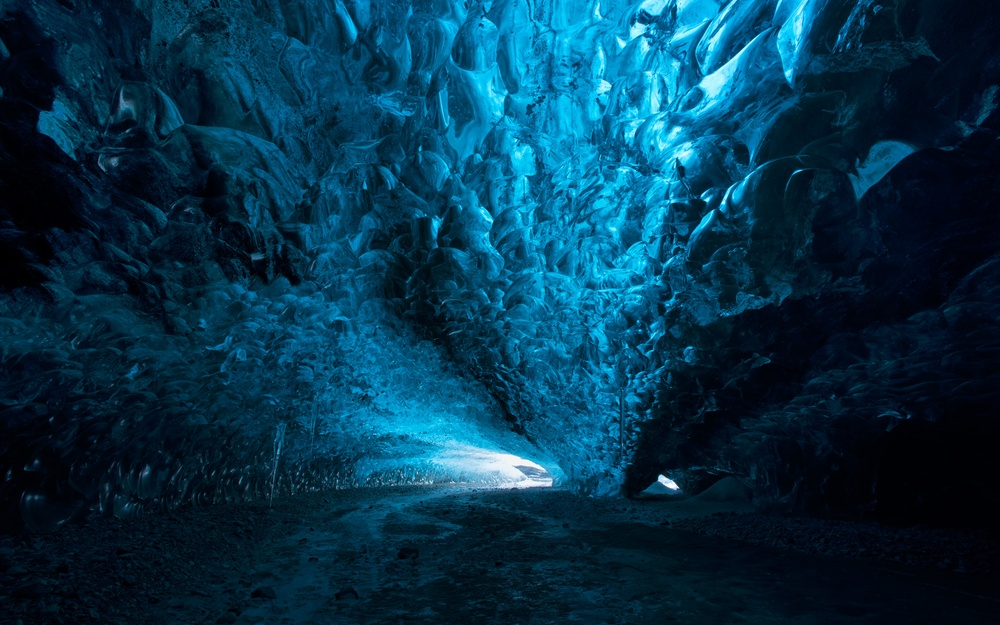
#> input picture image.jpg, 1000 x 625 px, shrunk from 1920 x 1200 before the run
$ python main.py
#> lines starting #> are read from the running program, lines starting #| are printed output that depends on the picture; long printed decimals are rounded
import pandas as pd
import numpy as np
import cv2
import matplotlib.pyplot as plt

# Загрузка изображения с помощью OpenCV (cv2)
image_path = 'image.jpg'
image = cv2.imread(image_path)
#> image is the input picture: shape (625, 1000, 3); mean B, G, R 74.5, 51, 4.9

# Преобразование изображения в оттенки серого с помощью OpenCV (cv2)
gray_image = cv2.cvtColor(image, cv2.COLOR_BGR2GRAY)
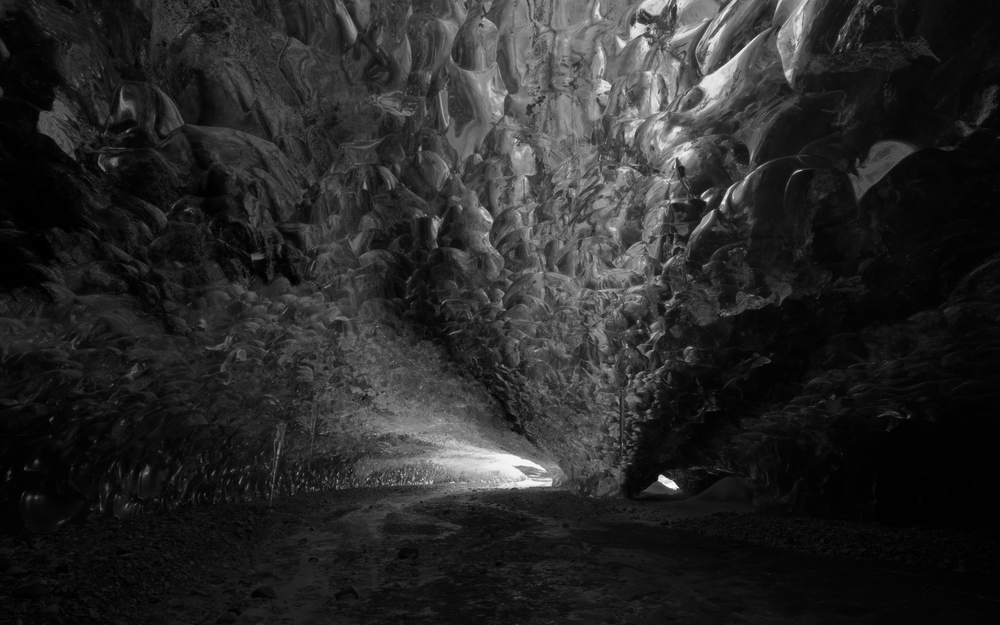
#> gray_image: shape (625, 1000); min 0, max 254, mean 39.9

# Оценка освещения и контрастности
brightness = np.mean(gray_image) # Оценка освещения
#> brightness = 39.89
contrast = (np.max(gray_image) - np.min(gray_image) / 255.0 ) # Оценка контрастности
#> contrast = 254


# Создание DataFrame с оценками
metrics = ['Brightness', 'Contrast']
values = [brightness, contrast]
#> values = [39.89, 254]
data = {'Metric': metrics, 'Value': values}
#> data = {'Metric': ['Brightness', 'Contrast'], 'Value': [39.89, 254]}
df = pd.DataFrame(data)
#> df = table of 2 rows and 2 columns

# Вывод DataFrame
print(df.to_string(index=False))
#|     Metric      Value
#| Brightness  39.893
#|   Contrast 254.000

# Отображение изображения и гистограммы с помощью Matplotlib
plt.figure(figsize=(12,6))

plt.subplot(1, 2, 1)
plt.imshow(cv2.cvtColor(image, cv2.COLOR_BGR2RGB))
plt.title('Original Image')
plt.axis('off')

plt.subplot(1, 2, 2)
plt.hist(gray_image.ravel(), bins=256, color='gray', alpha=0.7)
plt.title('Pixel Intensity Histogram')
plt.xlabel('Intensity')
plt.ylabel('Frequency')

plt.show()
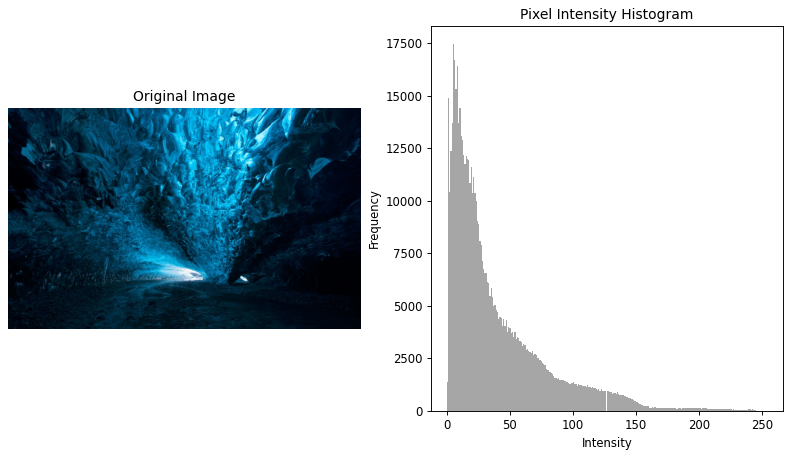
#> figure drawn by matplotlib, 2 panels; panel 2: tallest bar 17445 high, from x = 4.96 to 5.95
